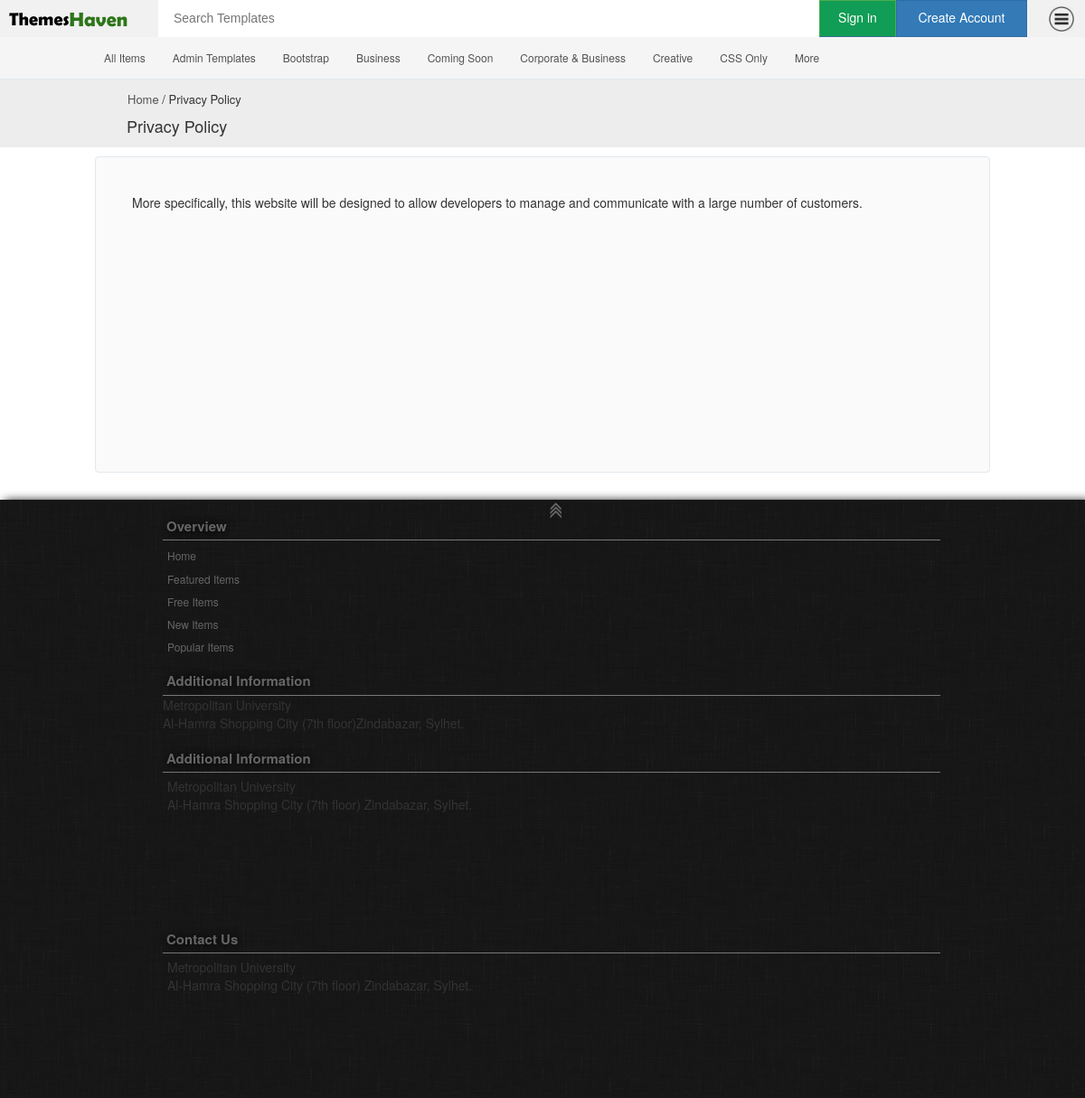
/index.php/information/privacy_policy, run on the app's committed database.
### tables this page shows
CREATE TABLE IF NOT EXISTS `information` (
  `id` int(20) NOT NULL AUTO_INCREMENT,
  `title` varchar(30) NOT NULL,
  `description` text NOT NULL,
  PRIMARY KEY (`id`)
);

CREATE TABLE IF NOT EXISTS `category` (
  `id` int(20) NOT NULL AUTO_INCREMENT,
  `name` varchar(30) NOT NULL,
  `status` varchar(20) NOT NULL,
  `date_added` datetime NOT NULL,
  `date_modified` datetime NOT NULL,
  `description` varchar(250) NOT NULL,
  PRIMARY KEY (`id`)
);

### application/controllers/information.php (called while the page is built, shortened)
<?php
class Information extends CI_Controller {
	public function privacy_policy(){
		$data['title']="Privacy Policy | ThemesHaven";
            $c_query=$this->db->limit(25)->order_by('name')->get('category');
            $data['categories']=$c_query->result_array();
            $tag_query=$this->db->limit(10)->get('tag');
            $data['tags']=$tag_query->result_array();
		$query=$this->db->where('id','3')->from('information')->get();
		$data['result']=$query->result_array();
		$this->load->view('information_view',$data);
	}
}

### index.php (called while the page is built, shortened)
<?php
require_once BASEPATH.'core/CodeIgniter.php';

### application/views/information_view.php (the view, shortened to what this page needs)
<!DOCTYPE html>
<html lang="en-US">
<head>
	<link rel="stylesheet" type="text/css" href="<?php echo site_url(); ?>site_elements/dashboard_style.css"/>
	<link rel="stylesheet" type="text/css" href="<?php echo site_url(); ?>site_elements/information_style.css"/>
	<link rel="stylesheet" href="<?php echo site_url(); ?>site_elements/css/bootstrap.min.css"/>
</head>
<body>
	<div id="d_main">
		<header id="anchor">
			<div  id="header">
				<div class="col-md-2" id="logo"><a href="../home"> <p><h3>Themes</h3><h4>Haven</h4></p></a></div>
				<div class="col-md-6" id="s_bar">
				  <form method="" action="">
				  	<input type="text" name="key" autocomplete="off" placeholder="Search Templates"/>
				  </form>
				</div>
				<div id="h_links">
					<?php if($this->session->userid){ ?>
					<div id="logeduser"><span id="logeduser_c"><img   src="<?php echo site_url(); ?>site_elements/avater/<?php if(isset($avatar)){if($avatar != ""){echo $avatar;}else{ echo 'uicon.png'; } } ?>" /> <span><?php echo $this->session->user;  ?></span> <span class="glyphicon glyphicon-chevron-down"> </span> </span></div>
					<?php }
					else
					{ ?>
						<span class="btn_t">
							<a href="<?php echo site_url('signin'); ?>" id="btn_login" class="btn btn-success loginbtn">Sign in</a>
						</span>
						<a  href="<?php echo site_url('signup'); ?>" class="btn btn-primary btn_create">Create Account</a>
					<?php } ?>
					<div id="btn_trigger" ><img  src="<?php echo site_url(); ?>site_elements/navicon.png" /></div>
				</div>
			</div>
		</header>
		<div id="top_menu">
		</div>
		<div id="item_label"><?php foreach ($result as $key) { ?>
			<div id="item_label_content">
				<h4 class="wiz"> <a href="<?php echo site_url('home'); ?>">Home </a>/ <?php echo $key['title']; ?></h4>
				<span id="info_title">
					<p><?php echo $key['title']; ?>
				</span></p>
			</div>
		</div>
		<div id="canvas">
			<span class="info_des">
				<p><?php echo $key['description']; ?></p>
			</span>
		<?php } ?>
		</div>
		<div class=" " id="footer">
    		<div id="anchor_"> <a  href="#anchor"><img class="imganc" src="<?php echo site_url(); ?>site_elements/an.png"> </img> </a></div>
    		<div id="footer_c">
    			<div id="overview">
		    		<div id="overview_h">Overview</div>
		    		<div id="overview_c">
			    		<ul>
			    			<li> <a class="f_a" href="#">Home</a> </li>
			    			<li> <a href="#">Featured Items</a> </li>
			    			<li> <a href="#">Free Items</a> </li>
			    			<li> <a href="#">New Items</a> </li>
			    			<li> <a href="#">Popular Items</a> </li>
			    		</ul>
		    		</div>
	    		</div>
	    		<div id="contactinfo">
		    		<div id="contactinfo_h">Additional Information</div>
		    		<div>
			    		Metropolitan University</br>Al-Hamra Shopping City (7th floor)Zindabazar, Sylhet.
		    		</div>
	    		</div>
	    		<div id="contactinfo">
		    		<div id="contactinfo_h">Additional Information</div>
		    		<div id="contactinfo_c">
			    		<p>Metropolitan University</br>
			    		Al-Hamra Shopping City (7th floor)
			    		Zindabazar, Sylhet.</p>
		    		</div>
	    		</div>
	    		<div id="contactinfo">
		    		<div id="contactinfo_h">Contact Us</div>
		    		<div id="contactinfo_c">
			    		<p>Metropolitan University</br>
			    		Al-Hamra Shopping City (7th floor)
			    		Zindabazar, Sylhet.</p>
		    		</div>
	    		</div>
    		</div>
   		</div>
	</div>
	<div id="top_menu_box">
	<div id="top_menu_content">
		<nav id="dropdown_nav">
			<ul>
				<li> <a href="<?php echo site_url('home'); ?>">All Items</a>
				</li>
				<?php
					$c='0';
					$m='0';
					foreach ($categories as $navca) {
						$c++;
						if($c<8)
						{
						echo '<li>   <a href="'.site_url().'filter/scale/category/'.$navca['id'].'">'.$navca['name'].'</a>
								<ul>';
						echo 	'</ul>
							</li>';
						}
						else
						{
							$m++;
							if($m=='1')
							{
								echo '<li>   <a href="#">More</a>
								<ul>';
							}
						}
					}
				?>
			</ul>
		</nav>
	</div>
	</div>
</body>
</html>

### site_elements/dashboard_style.css (style rules this page uses)
body { padding: 0px; margin: 0px; font-size:12px; }
#d_main { position: relative; padding: 0px; width: 100%; }
#header { position: relative; min-height: 41px; padding: 0px; overflow: hidden; background-color: white; }
#logo { margin-top: 0px; padding: 0px; width:175px; padding-left:10px; min-height:41px; float: left; background-color: #f1f1f1; font: normal 180% 'Berlin Sans FB Demi', arial, sans-serif; }
#logo a:link { color: black; }
#logo h3 { margin: 0px; float: left; font-size: 20px; }
#logo h4 { margin: 0px; float: left; font-size: 22px; color: #2D7619; }
#s_bar { position: relative; margin-top: 0px; margin-left: 0px; min-height:41px; float: left; width:400px; }
#s_bar form input { height: 30px; margin-top: 5px; padding-right: 13px; font-family: arial; font-weight: 330%; font-size: 14px; width:400px; border: none; background-color: transparent; }
#h_links { margin-top: 0px; width: 290px; float: right; height:41px; z-index: -0; background-color: #f1f1f1; }
#h_links a { margin-top: 0px; z-index: -0; margin-left: -4px; padding-top: 8px; border-radius: 0px; -o-transition:.5s; -ms-transition:.5s; -moz-transition:.5s; -webkit-transition:.5s; transition:.5s; }
#btn_login { height: 41px; width:85px; border-bottom: 1px solid #31708f; background-color: #119d55; }
.btn_create { height: 41px; width:145px; }
#btn_trigger { margin-top: 3px; float: right; padding-right:8px; }
#btn_trigger img { height: 36px; padding: 4px; border-radius: 4px; -o-transition:.9s; -ms-transition:.9s; -moz-transition:.9s; -webkit-transition:.9s; transition:.9s; }
#top_menu { position: relative; height: 47px; background-color: #F5F5F5; border-bottom:1px solid #e1e8ed; }
#top_menu_box { position: absolute; min-height: 50px; width: 100%; margin: 0px auto; top:40px; }
#top_menu_content { position: relative; height: 47px; width: 1000px; margin:0px auto; }
#dropdown_nav ul { position: relative; list-style: none; float: left; padding-left: 0px; font-size: 12px; padding-top: 10px; margin: 0px; }
#dropdown_nav ul a { display:block; color:#525252; text-decoration:none; line-height:28px; padding:0 15px; }
#dropdown_nav ul li { position: relative; float: left; padding: 0px; margin: 0px; }
#item_label { position: relative; min-height: 60px; background-color: #EDEDED; }
#item_label_content { width: 990px; margin:0px auto; overflow: hidden; }
.wiz { margin-left:36px; padding-top: 15px; padding-bottom: 0px; font-size: 13px; }
.wiz a { color: #525252; }
.wiz a:hover,.wiz a:link { color: #525252; text-decoration: none; }
#canvas { position: relative; min-height: 350px; top: 10px; width: 990px; margin:0px auto; border-radius: 4px; overflow: hidden; padding-bottom: 20px; margin-bottom: 40px; padding-left:0px; border:1px solid #e1e8ed; background-color: rgba(245, 245, 245, 0.52); }
#footer { position: relative; width: 100%; min-height: 180px; overflow: hidden; margin-top: 20px; box-shadow: 5px 1px 10px black; background:url(footer.png); }
#contactinfo { margin-top: 15px; }
#anchor_ { position: absolute; width: 15px; left: 50%; }
#anchor_ img { text-align: center; margin-top:0px; height: 30px; }
@media (min-width: 1200px) { #footer_c { width: 1100px; min-height: 5px; overflow: hidden; margin: 0px auto; padding-left: 20px; } }
@media (max-width: 1200px) { #footer_c { width: 880px; min-height: 5px; overflow: hidden; margin: 0px auto; } }
#overview { margin-top: 15px; }
#overview_h { color:#666; padding: 4px; font-weight: bold; font-size: 15px; text-shadow:1px 1px 10px black; border-bottom: 1px groove #7D7777; }
#overview_c ul { padding-left: 5px; }
#overview_c ul li { margin: 8px 0px 8px 0px; font-size: 12px; list-style: none; }
#overview_c ul li a { color:#666; }
#contactinfo_h { color:#666; padding: 4px; font-weight: bold; font-size: 15px; text-shadow:1px 1px 10px black; border-bottom: 1px groove #7D7777; }
#contactinfo_c { margin:5px; height: 150px; overflow: hidden; }

### site_elements/information_style.css (style rules this page uses)
#item_label_content h4 { margin-top:0px; }
#item_label p { margin: 0px 0px 10px 35px; font-size: 18px; }
.info_des p { margin: 40px; font-size: 14px; }

### data on the page
information: title "Privacy Policy", description "More specifically, this website will be designed to allow developers to manage and communicate with a large number of customers."
category: name "Admin Templates"
category: name "Bootstrap"
category: name "Business"
category: name "Coming Soon"
category: name "Corporate & Business"
category: name "Creative"
category: name "CSS Only"
category: shows "More"
